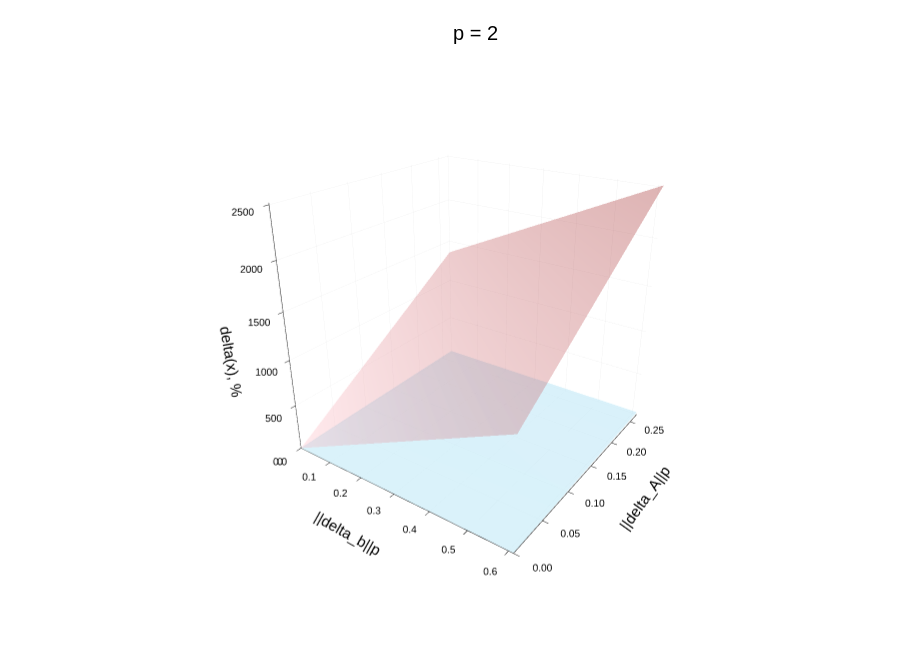
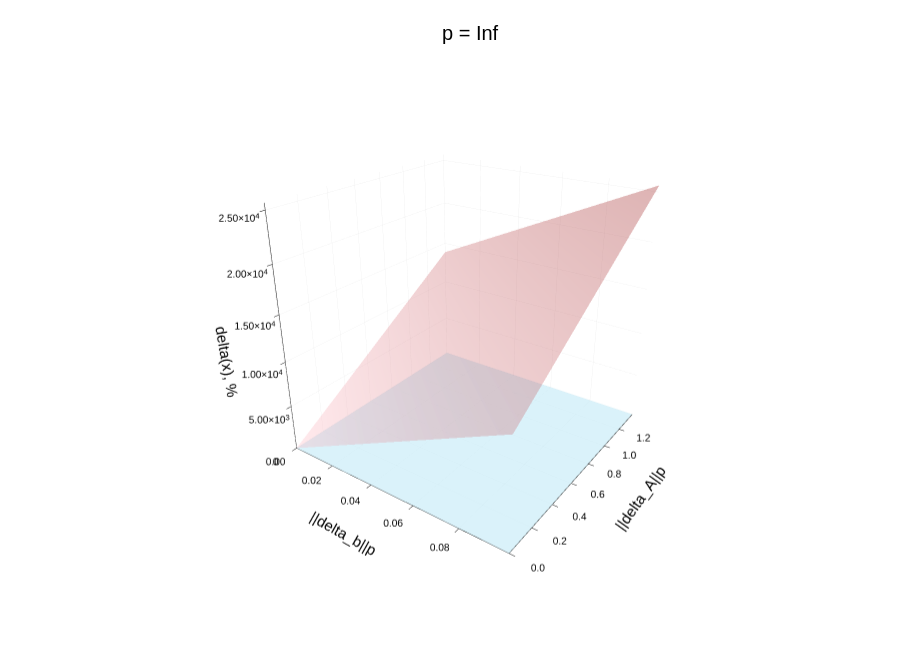

Source (notebook cell) for these figures, in order:
### Code cell
# СОЗДАНИЕ ДАННЫХ ДЛЯ ГРАФИКА
function buildSurfaces(A, b, delta_A, delta_b, p)
    x = solveSystem(A, b)
    nu = condNumber(A, p)
    
    # Изменение возмущений от 0 до полного значения
    scale = collect(0.00:0.05:1.00)
    count = length(scale)

    xAxis = zeros(count)
    yAxis = zeros(count)

    directSurf = zeros(count, count)
    estimateSurf = zeros(count, count)
    
    # Значения для оси X
    for j in eachindex(scale)
        cur_b = scale[j] * delta_b
        xAxis[j] = norm(cur_b, p)
    end
    
    # Значения для оси Y
    for i in eachindex(scale)
        cur_A = scale[i] * delta_A
        yAxis[i] = opnorm(cur_A, p)
    end

    # Вычисление значений двух поверхностей
    for i in eachindex(scale)
        cur_A = scale[i] * delta_A
        for j in eachindex(scale)
            cur_b = scale[j] * delta_b

            xNew = solveSystem(A + cur_A,b + cur_b)
            delta_x = xNew - x

            directSurf[i, j] = round((norm(delta_x, p) / norm(x, p)) * 100.00, digits = 2)
            estimateSurf[i, j] = round(nu * (norm(cur_b, p) / norm(b, p) + opnorm(cur_A, p) / opnorm(A, p)) * 100.00, digits = 2)
        end
    end

    return (xAxis, yAxis, directSurf, estimateSurf)
end

# ПОСТРОЕНИЕ ГРАФИКА
function makeGraph(A, b, delta_A, delta_b, p)
    xAxis, yAxis, directSurf, estimateSurf = buildSurfaces(A, b, delta_A, delta_b, p)

    if p == Inf
        pName = "Inf"
    else
        pName = "2"
    end

    graph = surface(
        xAxis, 
        yAxis, 
        directSurf,
        xlabel = "||delta_b||p",
        ylabel = "||delta_A||p",
        zlabel = "delta(x), %",
        title = "p = " * pName,
        label = "Прямой расчет",
        c = :blues,
        seriesalpha = 0.75,
        colorbar = false,
        camera = (35, 25),
        size = (900, 650)
    )

    surface!(
        graph,
        xAxis,
        yAxis,
        estimateSurf,
        label = "Оценка",
        c = :reds,
        seriesalpha = 0.55,
        colorbar = false
    )

    return graph
end

# ГРАФИК ДЛЯ p = 2
graph2 = makeGraph(A, b, delta_A, delta_b, 2)

# ГРАФИК ДЛЯ p = Inf
graphInf = makeGraph(A, b, delta_A, delta_b, Inf)

# ВЫВОД ГРАФИКОВ
display(graph2)
display(graphInf)

### Figure 1 — Plotly figure (JSON) as saved in the notebook; plotly's stock layout.template omitted (floating-point values rounded to 4 significant figures; data arrays with more than 128 entries replaced by an {"elided": "..."} marker saying what was removed)
{"data": [{"colorbar": {"len": 0.9174, "title": "", "x": 0.9956, "y": 0.5053}, "colorscale": [[0, "rgba(173, 216, 230, 0.750)"], [1, "rgba(0, 0, 139, 0.750)"]], "name": "Прямой расчет", "opacity": 0.75, "scene": "scene", "showlegend": false, "showscale": false, "type": "surface", "x": [0, 0.03059, 0.06117, 0.09176, 0.1223, 0.1529, 0.1835, 0.2141, 0.2447, 0.2753, 0.3059, 0.3364, 0.367, 0.3976, 0.4282, 0.4588, 0.4894, 0.52, 0.5505, 0.5811, 0.6117], "xaxis": "x", "y": [0, 0.01343, 0.02685, 0.04028, 0.0537, 0.06713, 0.08056, 0.09398, 0.1074, 0.1208, 0.1343, 0.1477, 0.1611, 0.1745, 0.188, 0.2014, 0.2148, 0.2282, 0.2417, 0.2551, 0.2685], "yaxis": "y", "z": {"elided": "21x21 float values"}, "zaxis": "z", "zmax": 2517.0, "zmin": 0}, {"colorbar": {"len": 0.9174, "title": "", "x": 0.9956, "y": 0.5053}, "colorscale": [[0, "rgba(255, 182, 193, 0.550)"], [1, "rgba(139, 0, 0, 0.550)"]], "name": "Оценка", "opacity": 0.55, "scene": "scene", "showlegend": false, "showscale": false, "type": "surface", "x": [0, 0.03059, 0.06117, 0.09176, 0.1223, 0.1529, 0.1835, 0.2141, 0.2447, 0.2753, 0.3059, 0.3364, 0.367, 0.3976, 0.4282, 0.4588, 0.4894, 0.52, 0.5505, 0.5811, 0.6117], "xaxis": "x", "y": [0, 0.01343, 0.02685, 0.04028, 0.0537, 0.06713, 0.08056, 0.09398, 0.1074, 0.1208, 0.1343, 0.1477, 0.1611, 0.1745, 0.188, 0.2014, 0.2148, 0.2282, 0.2417, 0.2551, 0.2685], "yaxis": "y", "z": {"elided": "21x21 float values"}, "zaxis": "z", "zmax": 2517.0, "zmin": 0}], "layout": {"annotations": [{"font": {"color": "rgba(0, 0, 0, 1.000)", "family": "sans-serif", "size": 20}, "rotation": 0, "showarrow": false, "text": "p = 2", "x": 0.5282, "xanchor": "center", "xref": "paper", "y": 1, "yanchor": "top", "yref": "paper"}], "height": 650, "legend": {"bgcolor": "rgba(255, 255, 255, 1.000)", "bordercolor": "rgba(0, 0, 0, 1.000)", "borderwidth": 1, "font": {"color": "rgba(0, 0, 0, 1.000)", "family": "sans-serif", "size": 11}, "title": {"font": {"color": "rgba(0, 0, 0, 1.000)", "family": "sans-serif", "size": 15}, "text": ""}, "tracegroupgap": 0, "traceorder": "normal", "x": 1, "xanchor": "auto", "y": 1, "yanchor": "auto"}, "margin": {"b": 20, "l": 0, "r": 0, "t": 20}, "paper_bgcolor": "rgba(255, 255, 255, 1.000)", "plot_bgcolor": "rgba(255, 255, 255, 1.000)", "scene": {"aspectmode": "cube", "camera": {"eye": {"x": 1.352, "y": -1.93, "z": 1.099}, "projection": "orthographic"}, "domain": {"x": [0.06086, 0.9956], "y": [0.04666, 0.964]}, "xaxis": {"gridcolor": "rgba(0, 0, 0, 0.100)", "gridwidth": 0.5, "linecolor": "rgba(0, 0, 0, 1.000)", "mirror": false, "range": [0, 0.6117], "showgrid": true, "showline": true, "showticklabels": true, "tickangle": 0, "tickcolor": "rgb(0, 0, 0)", "tickfont": {"color": "rgba(0, 0, 0, 1.000)", "family": "sans-serif", "size": 11}, "tickmode": "array", "ticks": "inside", "ticktext": ["0.0", "0.1", "0.2", "0.3", "0.4", "0.5", "0.6"], "tickvals": [0, 0.1, 0.2, 0.3, 0.4, 0.5, 0.6], "title": "||delta_b||p", "titlefont": {"color": "rgba(0, 0, 0, 1.000)", "family": "sans-serif", "size": 15}, "type": "-", "visible": true, "zeroline": false, "zerolinecolor": "rgba(0, 0, 0, 1.000)"}, "yaxis": {"gridcolor": "rgba(0, 0, 0, 0.100)", "gridwidth": 0.5, "linecolor": "rgba(0, 0, 0, 1.000)", "mirror": false, "range": [0, 0.2685], "showgrid": true, "showline": true, "showticklabels": true, "tickangle": 0, "tickcolor": "rgb(0, 0, 0)", "tickfont": {"color": "rgba(0, 0, 0, 1.000)", "family": "sans-serif", "size": 11}, "tickmode": "array", "ticks": "inside", "ticktext": ["0.00", "0.05", "0.10", "0.15", "0.20", "0.25"], "tickvals": [0, 0.05, 0.1, 0.15, 0.2, 0.25], "title": "||delta_A||p", "titlefont": {"color": "rgba(0, 0, 0, 1.000)", "family": "sans-serif", "size": 15}, "type": "-", "visible": true, "zeroline": false, "zerolinecolor": "rgba(0, 0, 0, 1.000)"}, "zaxis": {"gridcolor": "rgba(0, 0, 0, 0.100)", "gridwidth": 0.5, "linecolor": "rgba(0, 0, 0, 1.000)", "mirror": false, "range": [0, 2517.0], "showgrid": true, "showline": true, "showticklabels": true, "tickangle": 0, "tickcolor": "rgb(0, 0, 0)", "tickfont": {"color": "rgba(0, 0, 0, 1.000)", "family": "sans-serif", "size": 11}, "tickmode": "array", "ticks": "inside", "ticktext": ["0", "500", "1000", "1500", "2000", "2500"], "tickvals": [0, 500, 1000, 1500, 2000, 2500], "title": "delta(x), %", "titlefont": {"color": "rgba(0, 0, 0, 1.000)", "family": "sans-serif", "size": 15}, "type": "-", "visible": true, "zeroline": false, "zerolinecolor": "rgba(0, 0, 0, 1.000)"}}, "showlegend": true, "width": 900}}

### Figure 2 — Plotly figure (JSON) as saved in the notebook; plotly's stock layout.template omitted (floating-point values rounded to 4 significant figures; data arrays with more than 128 entries replaced by an {"elided": "..."} marker saying what was removed)
{"data": [{"colorbar": {"len": 0.9174, "title": "", "x": 0.9956, "y": 0.5053}, "colorscale": [[0, "rgba(173, 216, 230, 0.750)"], [1, "rgba(0, 0, 139, 0.750)"]], "name": "Прямой расчет", "opacity": 0.75, "scene": "scene", "showlegend": false, "showscale": false, "type": "surface", "x": [0, 0.005, 0.01, 0.015, 0.02, 0.025, 0.03, 0.035, 0.04, 0.045, 0.05, 0.055, 0.06, 0.065, 0.07, 0.075, 0.08, 0.085, 0.09, 0.095, 0.1], "xaxis": "x", "y": [0, 0.0695, 0.139, 0.2085, 0.278, 0.3475, 0.417, 0.4865, 0.556, 0.6255, 0.695, 0.7645, 0.834, 0.9035, 0.973, 1.042, 1.112, 1.181, 1.251, 1.32, 1.39], "yaxis": "y", "z": {"elided": "21x21 float values"}, "zaxis": "z", "zmax": 25650.0, "zmin": 0}, {"colorbar": {"len": 0.9174, "title": "", "x": 0.9956, "y": 0.5053}, "colorscale": [[0, "rgba(255, 182, 193, 0.550)"], [1, "rgba(139, 0, 0, 0.550)"]], "name": "Оценка", "opacity": 0.55, "scene": "scene", "showlegend": false, "showscale": false, "type": "surface", "x": [0, 0.005, 0.01, 0.015, 0.02, 0.025, 0.03, 0.035, 0.04, 0.045, 0.05, 0.055, 0.06, 0.065, 0.07, 0.075, 0.08, 0.085, 0.09, 0.095, 0.1], "xaxis": "x", "y": [0, 0.0695, 0.139, 0.2085, 0.278, 0.3475, 0.417, 0.4865, 0.556, 0.6255, 0.695, 0.7645, 0.834, 0.9035, 0.973, 1.042, 1.112, 1.181, 1.251, 1.32, 1.39], "yaxis": "y", "z": {"elided": "21x21 float values"}, "zaxis": "z", "zmax": 25650.0, "zmin": 0}], "layout": {"annotations": [{"font": {"color": "rgba(0, 0, 0, 1.000)", "family": "sans-serif", "size": 20}, "rotation": 0, "showarrow": false, "text": "p = Inf", "x": 0.5233, "xanchor": "center", "xref": "paper", "y": 1, "yanchor": "top", "yref": "paper"}], "height": 650, "legend": {"bgcolor": "rgba(255, 255, 255, 1.000)", "bordercolor": "rgba(0, 0, 0, 1.000)", "borderwidth": 1, "font": {"color": "rgba(0, 0, 0, 1.000)", "family": "sans-serif", "size": 11}, "title": {"font": {"color": "rgba(0, 0, 0, 1.000)", "family": "sans-serif", "size": 15}, "text": ""}, "tracegroupgap": 0, "traceorder": "normal", "x": 1, "xanchor": "auto", "y": 1, "yanchor": "auto"}, "margin": {"b": 20, "l": 0, "r": 0, "t": 20}, "paper_bgcolor": "rgba(255, 255, 255, 1.000)", "plot_bgcolor": "rgba(255, 255, 255, 1.000)", "scene": {"aspectmode": "cube", "camera": {"eye": {"x": 1.352, "y": -1.93, "z": 1.099}, "projection": "orthographic"}, "domain": {"x": [0.05098, 0.9956], "y": [0.04666, 0.964]}, "xaxis": {"gridcolor": "rgba(0, 0, 0, 0.100)", "gridwidth": 0.5, "linecolor": "rgba(0, 0, 0, 1.000)", "mirror": false, "range": [0, 0.1], "showgrid": true, "showline": true, "showticklabels": true, "tickangle": 0, "tickcolor": "rgb(0, 0, 0)", "tickfont": {"color": "rgba(0, 0, 0, 1.000)", "family": "sans-serif", "size": 11}, "tickmode": "array", "ticks": "inside", "ticktext": ["0.00", "0.02", "0.04", "0.06", "0.08"], "tickvals": [0, 0.02, 0.04, 0.06, 0.08], "title": "||delta_b||p", "titlefont": {"color": "rgba(0, 0, 0, 1.000)", "family": "sans-serif", "size": 15}, "type": "-", "visible": true, "zeroline": false, "zerolinecolor": "rgba(0, 0, 0, 1.000)"}, "yaxis": {"gridcolor": "rgba(0, 0, 0, 0.100)", "gridwidth": 0.5, "linecolor": "rgba(0, 0, 0, 1.000)", "mirror": false, "range": [0, 1.39], "showgrid": true, "showline": true, "showticklabels": true, "tickangle": 0, "tickcolor": "rgb(0, 0, 0)", "tickfont": {"color": "rgba(0, 0, 0, 1.000)", "family": "sans-serif", "size": 11}, "tickmode": "array", "ticks": "inside", "ticktext": ["0.0", "0.2", "0.4", "0.6", "0.8", "1.0", "1.2"], "tickvals": [0, 0.2, 0.4, 0.6, 0.8, 1, 1.2], "title": "||delta_A||p", "titlefont": {"color": "rgba(0, 0, 0, 1.000)", "family": "sans-serif", "size": 15}, "type": "-", "visible": true, "zeroline": false, "zerolinecolor": "rgba(0, 0, 0, 1.000)"}, "zaxis": {"gridcolor": "rgba(0, 0, 0, 0.100)", "gridwidth": 0.5, "linecolor": "rgba(0, 0, 0, 1.000)", "mirror": false, "range": [0, 25650.0], "showgrid": true, "showline": true, "showticklabels": true, "tickangle": 0, "tickcolor": "rgb(0, 0, 0)", "tickfont": {"color": "rgba(0, 0, 0, 1.000)", "family": "sans-serif", "size": 11}, "tickmode": "array", "ticks": "inside", "ticktext": ["0", "5.00×10<sup>3</sup>", "1.00×10<sup>4</sup>", "1.50×10<sup>4</sup>", "2.00×10<sup>4</sup>", "2.50×10<sup>4</sup>"], "tickvals": [0, 5000, 10000, 15000, 20000, 25000], "title": "delta(x), %", "titlefont": {"color": "rgba(0, 0, 0, 1.000)", "family": "sans-serif", "size": 15}, "type": "-", "visible": true, "zeroline": false, "zerolinecolor": "rgba(0, 0, 0, 1.000)"}}, "showlegend": true, "width": 900}}
